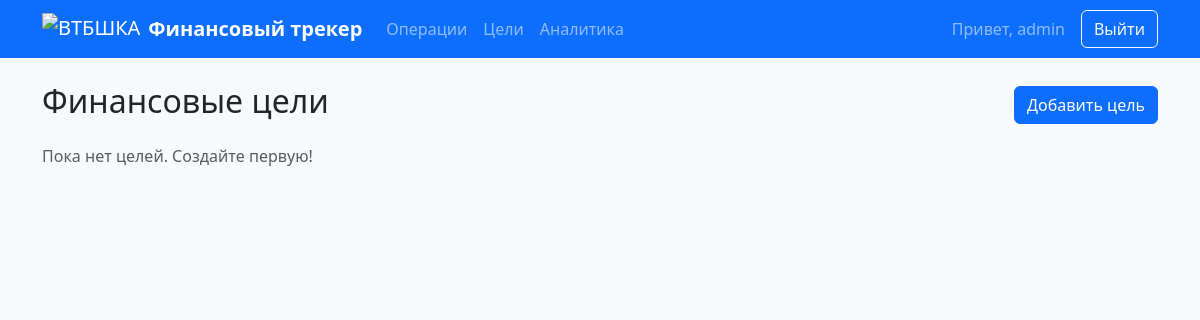
Page /finance/goals/ (signed in) on the earlier database version.
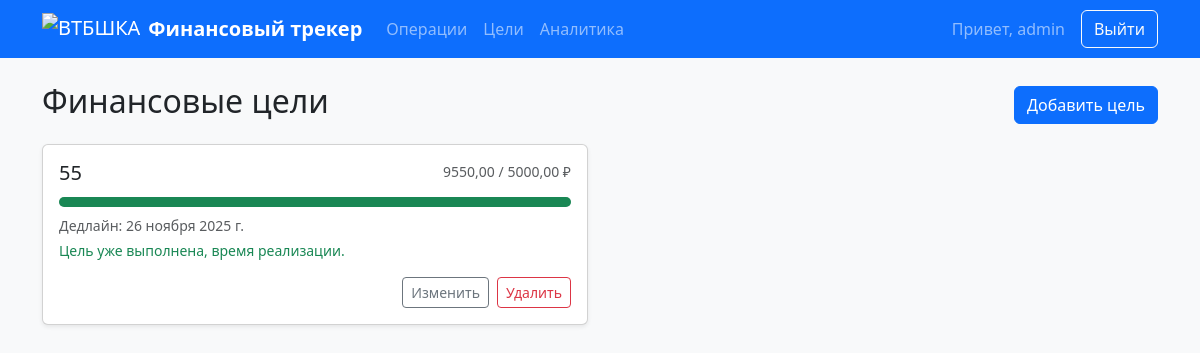
Same page on the later database version.
### finance/models.py (models this page shows, shortened)
class Goal(models.Model):
    user = models.ForeignKey(
        User,
        on_delete=models.CASCADE,
        related_name="goals",
        verbose_name="Пользователь",
    )
    name = models.CharField(
        "Название цели",
        max_length=150,
    )
    target_amount = models.DecimalField(
        "Целевая сумма",
        max_digits=12,
        decimal_places=2,
    )
    current_amount = models.DecimalField(
        "Текущая сумма",
        max_digits=12,
        decimal_places=2,
        default=0,
    )
    deadline = models.DateField(
        "Дедлайн",
        null=True,
        blank=True,
    )
    created_at = models.DateTimeField(
        "Дата создания",
        auto_now_add=True,
    )
    class Meta:
        verbose_name = "Финансовая цель"
        verbose_name_plural = "Финансовые цели"
    @property
    def is_completed(self) -> bool:
        return self.current_amount >= self.target_amount
    @property
    def progress_percent(self) -> float:
        if not self.target_amount or self.target_amount == 0:
            return 0.0
        return float((self.current_amount / self.target_amount) * Decimal("100"))

### finance/views.py (the view)
# urls.py: path("goals/", views.goals_list_view, name="goals_list"),
@login_required
def goals_list_view(request):
    goals = Goal.objects.filter(user=request.user)
    return render(request, "finance/goals_list.html", {"goals": goals})

### templates/finance/goals_list.html (shortened to what this page needs)
{% extends "base.html" %}
{% block content %}
<div class="d-flex justify-content-between align-items-center mb-3">
  <h2>Финансовые цели</h2>
  <a href="{% url 'finance:goal_create' %}" class="btn btn-primary">Добавить цель</a>
</div>
<div class="row">
  {% for goal in goals %}
  <div class="col-md-6 mb-3">
    <div class="card shadow-sm">
      <div class="card-body">
        <div class="d-flex justify-content-between">
          <h5 class="card-title mb-1">{{ goal.name }}</h5>
          <span class="small text-muted">
            {{ goal.current_amount }} / {{ goal.target_amount }} ₽
          </span>
        </div>
        <div class="progress mt-2" style="height: 10px;">
  {% with p=goal.progress_percent %}
    <div class="progress-bar {% if goal.is_completed %}bg-success{% else %}bg-info{% endif %}"
         role="progressbar"
         style="width: {{ goal.progress_percent|floatformat:0 }}%;"
         aria-valuenow="{{ goal.progress_percent|floatformat:0 }}"
         aria-valuemin="0"
         aria-valuemax="100">
    </div>
  {% endwith %}
</div>
        {% if goal.deadline %}
        <p class="mt-2 mb-0 small text-muted">Дедлайн: {{ goal.deadline }}</p>
        {% endif %}
        {% if goal.is_completed %}
        <p class="text-success mt-1 mb-0 small">
          Цель уже выполнена, время реализации.
        </p>
        {% endif %}
        <div class="mt-3 d-flex justify-content-end">
          <a href="{% url 'finance:goal_update' goal.pk %}" class="btn btn-sm btn-outline-secondary me-2">
            Изменить
          </a>
          <form method="post" action="{% url 'finance:goal_delete' goal.pk %}">
            <button type="submit"
                    class="btn btn-sm btn-outline-danger"
                    onclick="return confirm('Удалить цель?');">
              Удалить
            </button>
          </form>
        </div>
      </div>
    </div>
  </div>
  {% empty %}
  <p class="text-muted">Пока нет целей. Создайте первую!</p>
  {% endfor %}
</div>
{% endblock %}

### templates/base.html (shortened to what this page needs)
<!doctype html>
<html lang="ru">
<head>
    {% load static %}
    <link href="https://cdn.jsdelivr.net/npm/bootstrap@5.3.3/dist/css/bootstrap.min.css" rel="stylesheet">
</head>
<body class="bg-light">
<nav class="navbar navbar-expand-lg navbar-dark bg-primary mb-4">
    <div class="container">
        <a class="navbar-brand d-flex align-items-center" href="{% url 'finance:dashboard' %}">
            <img src="{% static 'img/vtb-logo1.png' %}"
                 alt="ВТБШКА"
                 height="32"
                 class="me-2">
            <span class="fw-semibold">Финансовый трекер</span>
        </a>
        <div class="collapse navbar-collapse" id="navbarNav">
            {% if user.is_authenticated %}
            <ul class="navbar-nav me-auto">
                <li class="nav-item"><a class="nav-link" href="{% url 'finance:transactions_list' %}">Операции</a></li>
                <li class="nav-item"><a class="nav-link" href="{% url 'finance:goals_list' %}">Цели</a></li>
                <li class="nav-item"><a class="nav-link" href="{% url 'finance:analytics' %}">Аналитика</a></li>
            </ul>
            <span class="navbar-text me-3">Привет, {{ user.username }}</span>
            <form action="{% url 'logout' %}" method="post" class="d-inline">
                <button type="submit" class="btn btn-outline-light">Выйти</button>
            </form>
            {% else %}
            <ul class="navbar-nav ms-auto">
                <li class="nav-item"><a class="nav-link" href="{% url 'login' %}">Вход</a></li>
                <li class="nav-item"><a class="nav-link" href="{% url 'finance:signup' %}">Регистрация</a></li>
            </ul>
            {% endif %}
        </div>
    </div>
</nav>
<main class="container mb-4">
    {% block content %}{% endblock %}
</main>
</body>
</html>

Differences in the rows shown:
added Goal: name "55", current_amount "9550,00", target_amount "5000,00", deadline "26 ноября 2025 г.", shows "Цель уже выполнена, время реализации."
Other differences:
text no longer shown: "Пока нет целей. Создайте первую!"
